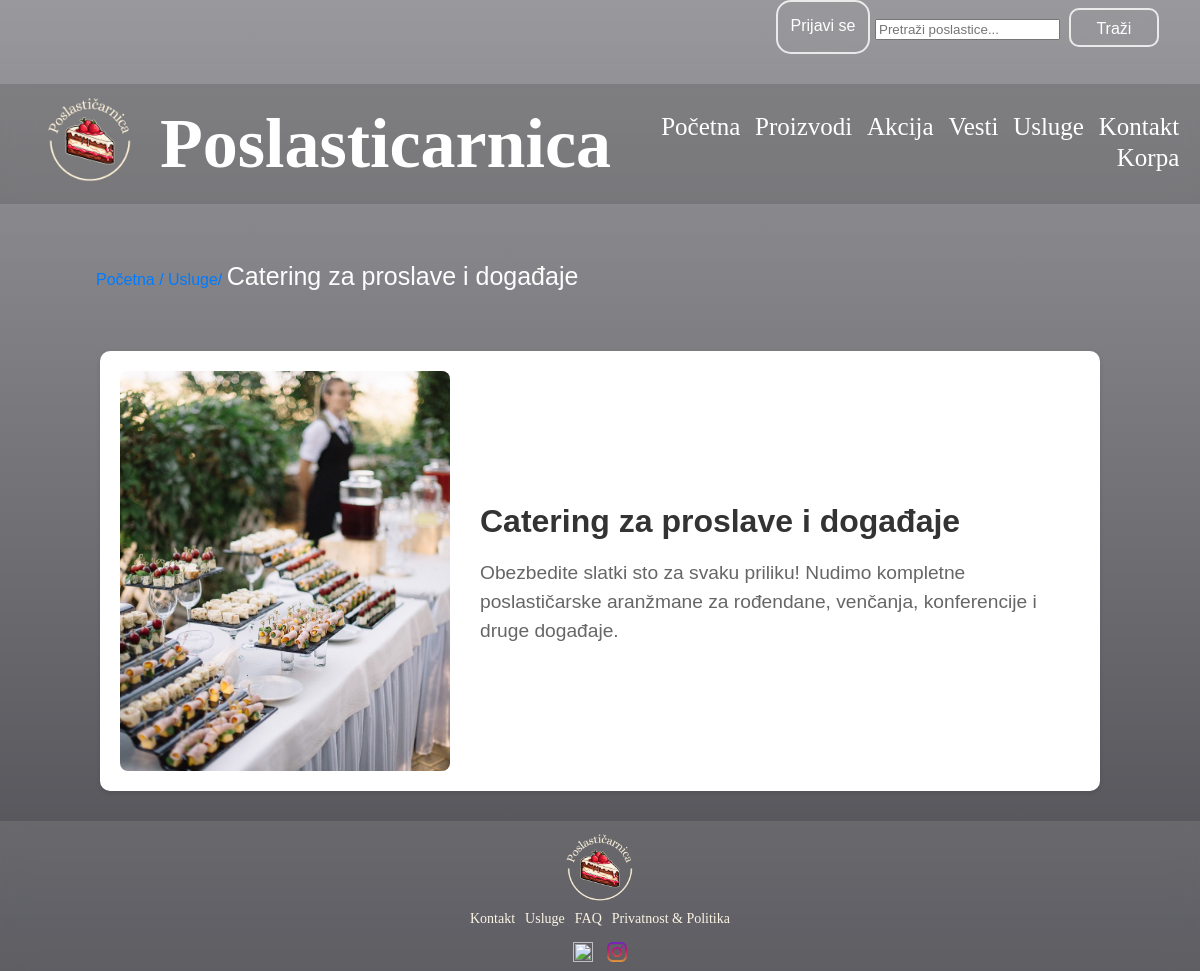
The page /index.php?page=usluga&id=8 on the database its author committed.
### tables this page shows
CREATE TABLE IF NOT EXISTS `usluge` (
  `id` int(11) NOT NULL AUTO_INCREMENT,
  `naziv` varchar(128) NOT NULL,
  `opis` varchar(255) NOT NULL,
  `slika` varchar(255) NOT NULL,
  `created_at` timestamp NOT NULL DEFAULT current_timestamp(),
  PRIMARY KEY (`id`)
);

### korisnickaStrana/model/UslugeModel.php (called while the page is built, shortened)
<?php
function getUslugeById($con, $id) {
    $usluga_id = mysqli_real_escape_string($con, $id);
    $query = "SELECT * FROM usluge WHERE id='$usluga_id'";
    $query_run = mysqli_query($con, $query);
    if ($query_run && mysqli_num_rows($query_run) > 0) {
        return mysqli_fetch_array($query_run);
    }
    return null;
}
?>

### korisnickaStrana/view/usluga.php (the view, shortened to what this page needs)
<!DOCTYPE html>
<html lang="sr">
<head>
    <link rel="stylesheet" href="/Poslasticarnica/korisnickaStrana/public/usluga.css">
</head>
<body id="body">
    <div aria-label="breadcrumb">
        <ol class="breadcrumb">
            <li class="breadcrumb-item"><a href="/Poslasticarnica/index.php?page=pocetna">Početna /</a></li>
            <li class="breadcrumb-item"><a href="/Poslasticarnica/index.php?page=usluge">Usluge/</a></li>
            <li class="breadcrumb-item active" aria-current="page"><?= $usluga['naziv'] ?></li>
        </ol>
        </div>
    <div class="service-container">
        <img src="/Poslasticarnica/<?= $usluga['slika'] ?>" class="service-img">
        <div class="service-info">
            <h2><?= $usluga['naziv'] ?></h2>
            <p><?= $usluga['opis'] ?></p>
        </div>
    </div>
</body>
</html>

### korisnickaStrana/public/nav-bar.css (style rules this page uses)
#body { height: 111vh; width: 100%; background-image: linear-gradient(rgba(0,0,9,0.4),rgba(0,0,9,0.7)), url(../public/slike/background1.jpg); background-position: center; background-size: cover; position: relative; }

### korisnickaStrana/public/usluga.css (style rules this page uses)
body { font-family: Arial, sans-serif; margin: 0; padding: 0; color: #333; background-image: linear-gradient(rgba(0,0,9,0.4),rgba(0,0,9,0.7)), url(../public/slike/background1.jpg); background-position: center; background-size: cover; position: relative; }
.service-container { display: flex; justify-content: center; align-items: center; padding: 20px; margin-top: 50px; background-color: #fff; box-shadow: 0 2px 5px rgba(0, 0, 0, 0.1); border-radius: 10px; width: 80%; max-width: 1200px; margin-left: auto; margin-right: auto; }
.service-img { width: 400px; height: 400px; object-fit: cover; margin-right: 30px; border-radius: 8px; }
.service-info { max-width: 600px; }
.service-info h2 { font-size: 2em; margin-bottom: 10px; color: #333; }
.service-info p { font-size: 1.2em; line-height: 1.5; color: #666; margin-bottom: 20px; }
.breadcrumb { margin: 3em 6em; background-color: transparent; padding: 10px 0; list-style: none; margin-bottom: 20px; }
.breadcrumb-item { display: inline; font-size: 1em; }
.breadcrumb-item a { color: #007bff; text-decoration: none; }
.breadcrumb-item.active { font-size: 25px; color: #fdfdfd; }

### rows shown on the page
usluge: naziv "Catering za proslave i događaje", slika (picture), opis "Obezbedite slatki sto za svaku priliku! Nudimo kompletne poslastičarske aranžmane za rođendane, venčanja, konferencije i druge događaje."
